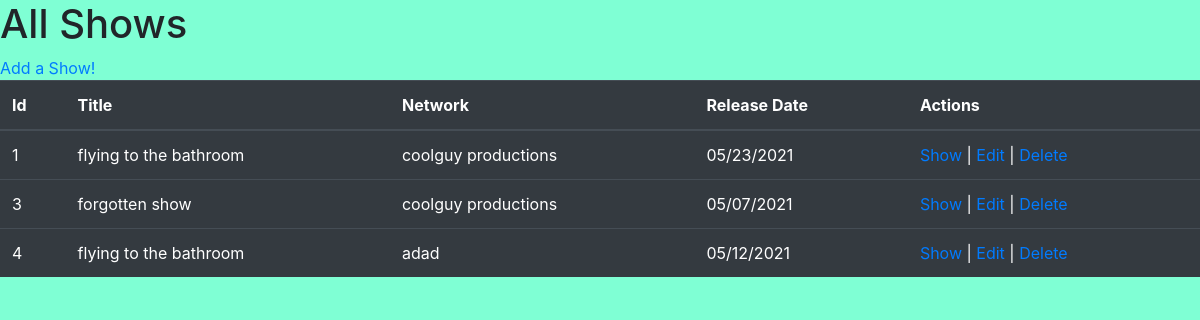
The page / on the database its author committed.
### Tv_shows_app/models.py (models this page shows)
class Show(models.Model):
    title = models.CharField(max_length=255)
    network = models.CharField(max_length=45)
    release_date = models.DateTimeField()
    description = models.CharField(max_length=255)
    created_at = models.DateTimeField(auto_now_add=True)
    updated_at = models.DateTimeField(auto_now=True)
    objects = ShowManager()

### Tv_shows_app/views.py (the view)
# urls.py: path('', views.index),
def index(request):
    context = {
        'shows': Show.objects.all()
    }
    return render(request, 'shows.html', context)

### Tv_shows_app/templates/shows.html (shortened to what this page needs)
<!DOCTYPE html>
<html lang="en">
<head>
    <link href="https://stackpath.bootstrapcdn.com/bootstrap/4.5.0/css/bootstrap.min.css" rel="stylesheet">
    {% load static %}
    <link rel="stylesheet" href="{% static 'css/style.css' %}">
</head>
<body>
    <h1>All Shows</h1>
    <table class="table table-dark table-hover">
        <thead>
            <tr>
                <th>Id</th>
                <th>Title</th>
                <th>Network</th>
                <th>Release Date</th>
                <th>Actions</th>
            </tr>
        </thead>
        <tbody>
        {% for show in shows %}
            <tr>
                <td>{{ show.id }}</td>
                <td>{{ show.title }}</td>
                <td>{{ show.network }}</td>
                <td>{{ show.release_date|date:"SHORT_DATE_FORMAT" }}</td>
                <td><a href="/shows/{{ show.id }}">Show</a> | <a href="/shows/{{ show.id }}/edit">Edit</a> | <a href="/shows/{{ show.id }}/delete">Delete</a></td>
            </tr>
        {% endfor %}
        </tbody>
        <a href="/shows/new">Add a Show!</a>
    </table>
</body>
</html>

### Tv_shows_app/static/css/style.css (style rules this page uses)
body { background-color: aquamarine; }

### rows shown on the page
Show: id "1", title "flying to the bathroom", network "coolguy productions", release_date "05/23/2021"
Show: id "3", title "forgotten show", network "coolguy productions", release_date "05/07/2021"
Show: id "4", title "flying to the bathroom", network "adad", release_date "05/12/2021"
